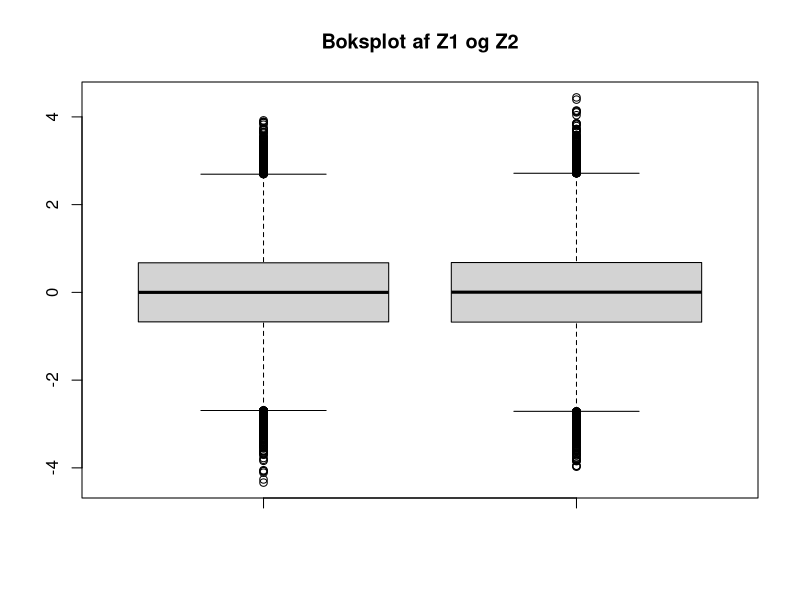
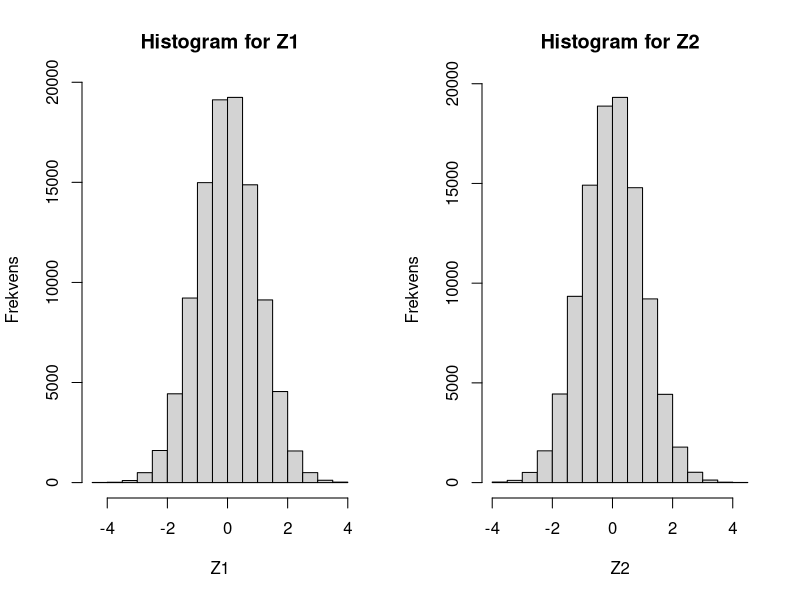
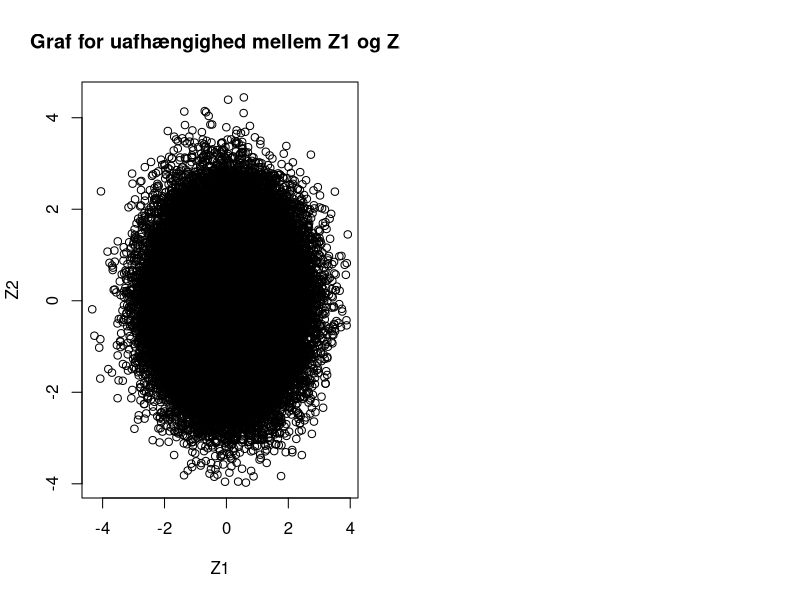

These figures' R source, in order:
## ---- chunk 1
set.seed(2000)
U1 <- runif(100000, 0, 1)
U2 <- runif(100000, 0, 1)
## ---- chunk 2
Z1 <- sqrt(-2*log(U1))*cos(2*pi*U2)
Z2 <- sqrt(-2*log(U1))*sin(2*pi*U2)
## ---- chunk 3
boxplot(Z1, Z2, main = "Boksplot af Z1 og Z2")
## ---- chunk 4
mean_Z1 <- mean(Z1)
median_Z1 <- median(Z1)

mean_Z2 <- mean(Z2)
median_Z2 <- median(Z2)
## ---- chunk 5
OutVals1 = boxplot(Z1, plot = FALSE)$out
outliers_Z1 <- length(which(Z1 %in% OutVals1))

OutVals2 = boxplot(Z2, plot = FALSE)$out
outliers_Z2 <- length(which(Z2 %in% OutVals2))

outliers_andel_Z1 <- outliers_Z1/length(Z1)
outliers_andel_Z2 <- outliers_Z2/length(Z2)
## ---- chunk 6
par(mfrow = c(1,2))
hist(Z1, main = "Histogram for Z1", ylab = "Frekvens")
hist(Z2, main = "Histogram for Z2", ylab = "Frekvens")
## ---- chunk 7
plot(Z2 ~ Z1, main = "Graf for uafhængighed mellem Z1 og Z2")
